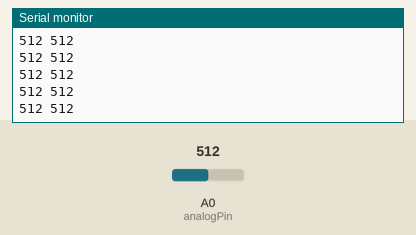
This sketch was run on a simulated Arduino Uno, built with avr-gcc and run on an emulated ATmega328P. Shown: the last lines printed to the serial monitor. The inputs (shaded band) are chosen by the test bench; at power-on: A0 (analogPin) = 512.

Above: at 1.2 s.
1.3 s: A0 (analogPin) set to 716
At 1.36 s:
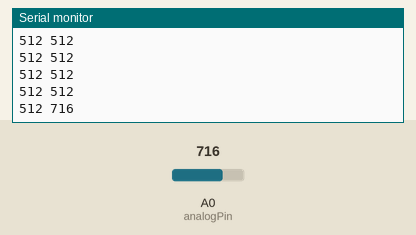
2.8 s: A0 (analogPin) set to 900
At 2.96 s:
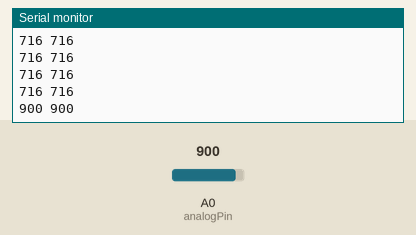
Timing chart, 0 to 5.8 s (numbered marks = the images above; inputs shaded):
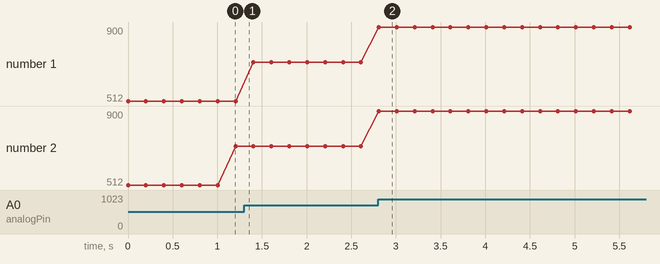

The sketch:

mux_test.ino
```cpp
int s2 = 16;

//gunakan A0 sebagai input
int analogPin = A0;

//variabel untuk menyimpan nilai input
int nilaiInput = 0;

void setup() {
  //jadikan pin select sebagai output
  pinMode(s2, OUTPUT);

  //aktifkan komunikasi serial
  Serial.begin(9600);
}

void loop() {
  //memilih y0 sebagai input
  digitalWrite(s2,LOW);
  nilaiInput = analogRead(analogPin);
  Serial.print(nilaiInput);
  Serial.print(" ");
  delay(100);

  //memilih y1 sebagai input
  digitalWrite(s2,HIGH);
  nilaiInput = analogRead(analogPin);
  Serial.println(nilaiInput);
  delay(100);
}
```

Measured:
- after the input at 2.8 s, the serial monitor: prints a new line at once (image 2)
- plotted number 1: 512 → 716 after the input at 1.3 s, 716 → 900 after the input at 2.8 s
- plotted number 2: 716 → 900 after the input at 2.8 s
